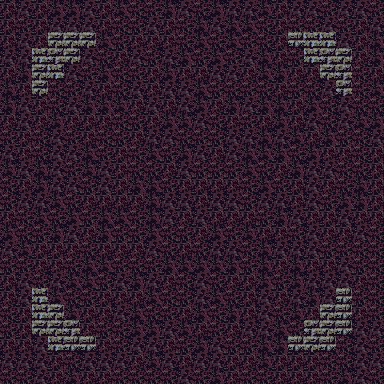

This is a level from a 2D game, rendered from its Tiled map with the project's own tilesets. A one-line summary and the map file follow, with tile-layer data summarised:
An orthogonal 24x24 tile map with 16x16 px tiles, 1 tile layer (tile) and 68 objects.

<map version="1.0" tiledversion="1.1.2" orientation="orthogonal" renderorder="right-down" width="24" height="24" tilewidth="16" tileheight="16" infinite="0" nextobjectid="111">
 <tileset firstgid="1" source="tileset.tsx" />
 <layer name="tile" width="24" height="24">
  <data>[576 cells, 576 non-empty, 8 distinct tile ids]</data>
 </layer>
 <objectgroup name="furniture">
  <object id="31" gid="52" x="96" y="272" width="16" height="16" />
  <object id="33" gid="52" x="240" y="288" width="16" height="16" />
  <object id="34" gid="52" x="288" y="240" width="16" height="16" />
  <object id="35" gid="52" x="80" y="240" width="16" height="16" />
  <object id="36" gid="52" x="128" y="288" width="16" height="16" />
  <object id="38" gid="52" x="96" y="112" width="16" height="16" />
  <object id="39" gid="52" x="128" y="96" width="16" height="16" />
  <object id="40" gid="52" x="240" y="96" width="16" height="16" />
  <object id="41" gid="52" x="272" y="112" width="16" height="16" />
  <object id="42" gid="52" x="288" y="144" width="16" height="16" />
  <object id="43" gid="52" x="32" y="112" width="16" height="16" />
  <object id="44" gid="52" x="96" y="48" width="16" height="16" />
  <object id="45" gid="52" x="272" y="48" width="16" height="16" />
  <object id="46" gid="52" x="336" y="112" width="16" height="16" />
  <object id="47" gid="52" x="32" y="288" width="16" height="16" />
  <object id="48" gid="52" x="96" y="352" width="16" height="16" />
  <object id="49" gid="52" x="272" y="352" width="16" height="16" />
  <object id="50" gid="52" x="336" y="288" width="16" height="16" />
  <object id="51" gid="53" x="176" y="176" width="16" height="16">
   <properties>
    <property name="description" value="Statues of charging cavalry men. There is highly decorated and majestic looking knight leading the unit. He is pointing his sword forward and holding a shield that has embossed emblem of an eagle with spread wings. Below the eagle, there is crossed sword and quill." />
   </properties>
  </object>
  <object id="53" gid="53" x="176" y="128" width="16" height="16">
   <properties>
    <property name="description" value="Statues of charging infrantry men." />
   </properties>
  </object>
  <object id="54" gid="53" x="192" y="144" width="16" height="16">
   <properties>
    <property name="description" value="Statues of cavalry unit charging." />
   </properties>
  </object>
  <object id="57" gid="53" x="160" y="128" width="16" height="16">
   <properties>
    <property name="description" value="Statues of archers readying their bows." />
   </properties>
  </object>
  <object id="59" gid="53" x="176" y="224" width="16" height="16">
   <properties>
    <property name="description" value="Statues of infrantry men in defensive formation holding big shield and long spears. Behind them seems to be a decorated figure riding a horse and pointing a sword behind him, signaling retreat." />
   </properties>
  </object>
  <object id="60" gid="53" x="160" y="224" width="16" height="16">
   <properties>
    <property name="description" value="Statues of infrantly shouting and pointing their spears forward." />
   </properties>
  </object>
  <object id="61" gid="53" x="192" y="224" width="16" height="16">
   <properties>
    <property name="description" value="Statues of infrantly pointing their spears forward. It seems that some of them have terrified look on their face." />
   </properties>
  </object>
  <object id="63" gid="53" x="144" y="224" width="16" height="16">
   <properties>
    <property name="description" value="Statues of frightened infratry men. Some of them are running away from statues in the middle of room." />
   </properties>
  </object>
  <object id="65" gid="53" x="192" y="240" width="16" height="16">
   <properties>
    <property name="description" value="Statues of archers that have just released their arrows." />
   </properties>
  </object>
  <object id="66" gid="75" x="192" y="128" width="16" height="16">
   <properties>
    <property name="description" value="Statues of infrantry men in defensive formation. Many of the men have fallen down and are covered with arrows." />
   </properties>
  </object>
  <object id="67" gid="75" x="160" y="144" width="16" height="16">
   <properties>
    <property name="description" value="Statues of gravely wounded cavarly men. Many of them lie on the ground, pierced with arrows." />
   </properties>
  </object>
  <object id="68" gid="75" x="160" y="240" width="16" height="16">
   <properties>
    <property name="description" value="Statues of gravely wounded archers. Only few of the archers are standing and readying their bows." />
   </properties>
  </object>
  <object id="69" gid="75" x="224" y="224" width="16" height="16">
   <properties>
    <property name="description" value="Statues of cavalry unit charging. Some parts of the statue have fell over and shattered to pieces on the ground." />
   </properties>
  </object>
  <object id="70" gid="88" x="144" y="240" width="16" height="16" />
  <object id="71" gid="88" x="240" y="208" width="16" height="16" />
  <object id="72" gid="88" x="176" y="144" width="16" height="16" />
  <object id="73" gid="88" x="192" y="112" width="16" height="16" />
  <object id="74" gid="89" x="176" y="96" width="16" height="16" />
  <object id="75" gid="89" x="256" y="224" width="16" height="16" />
  <object id="76" gid="89" x="144" y="256" width="16" height="16" />
  <object id="77" gid="89" x="160" y="192" width="16" height="16" />
  <object id="78" gid="89" x="112" y="112" width="16" height="16" />
  <object id="79" gid="73" x="176" y="112" width="16" height="16" />
  <object id="80" gid="73" x="208" y="240" width="16" height="16" />
  <object id="81" gid="73" x="128" y="208" width="16" height="16" />
  <object id="82" gid="73" x="96" y="256" width="16" height="16" />
  <object id="83" gid="87" x="208" y="144" width="16" height="16" />
  <object id="84" gid="87" x="272" y="128" width="16" height="16" />
  <object id="85" gid="87" x="176" y="208" width="16" height="16" />
  <object id="86" gid="87" x="160" y="256" width="16" height="16" />
  <object id="87" gid="87" x="256" y="208" width="16" height="16" />
  <object id="88" gid="87" x="160" y="80" width="16" height="16" />
  <object id="89" gid="87" x="96" y="144" width="16" height="16" />
  <object id="90" gid="52" x="32" y="48" width="16" height="16" />
  <object id="91" gid="52" x="32" y="352" width="16" height="16" />
  <object id="92" gid="52" x="336" y="352" width="16" height="16" />
  <object id="93" gid="52" x="336" y="48" width="16" height="16" />
  <object id="94" gid="86" x="80" y="144" width="16" height="16" />
  <object id="95" gid="86" x="272" y="272" width="16" height="16" />
  <object id="96" gid="88" x="288" y="272" width="16" height="16" />
  <object id="97" gid="89" x="304" y="272" width="16" height="16" />
  <object id="98" gid="73" x="320" y="256" width="16" height="16" />
  <object id="99" gid="87" x="256" y="272" width="16" height="16" />
  <object id="100" gid="87" x="272" y="272" width="16" height="16" />
  <object id="101" gid="88" x="96" y="144" width="16" height="16" />
  <object id="102" gid="89" x="80" y="128" width="16" height="16" />
  <object id="104" gid="87" x="64" y="144" width="16" height="16" />
  <object id="106" gid="87" x="80" y="160" width="16" height="16" />
  <object id="108" gid="88" x="240" y="224" width="16" height="16" />
  <object id="110" gid="68" x="128" y="176" width="16" height="16">
   <properties>
    <property name="description" value="There is a plate on the pedestal that reads: &quot;Battle of Pleca plains, 1026.&quot;" />
   </properties>
  </object>
 </objectgroup>
 <objectgroup name="description" />
</map>
